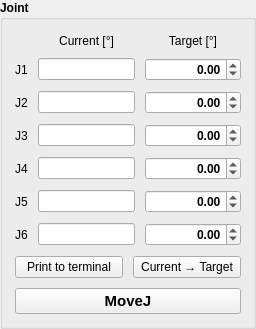
                  <widget class="QGroupBox" name="joint_groupBox">
                    <property name="font">
                      <font>
                        <bold>true</bold>
                      </font>
                    </property>
                    <property name="title">
                      <string>Joint</string>
                    </property>
                    <layout class="QGridLayout" name="jointGrid" columnstretch="0,1,1">
                      <property name="leftMargin">
                        <number>12</number>
                      </property>
                      <property name="topMargin">
                        <number>14</number>
                      </property>
                      <property name="rightMargin">
                        <number>12</number>
                      </property>
                      <property name="bottomMargin">
                        <number>12</number>
                      </property>
                      <property name="horizontalSpacing">
                        <number>10</number>
                      </property>
                      <property name="verticalSpacing">
                        <number>10</number>
                      </property>
                      <item row="0" column="1">
                        <widget class="QLabel" name="label_hdr_jnt_cur">
                          <property name="role" stdset="0">
                            <string>hdr</string>
                          </property>
                          <property name="font">
                            <font>
                              <bold>false</bold>
                            </font>
                          </property>
                          <property name="text">
                            <string>Current [°]</string>
                          </property>
                          <property name="alignment">
                            <set>Qt::AlignCenter</set>
                          </property>
                        </widget>
                      </item>
                      <item row="0" column="2">
                        <widget class="QLabel" name="label_hdr_jnt_tgt">
                          <property name="role" stdset="0">
                            <string>hdr</string>
                          </property>
                          <property name="font">
                            <font>
                              <bold>false</bold>
                            </font>
                          </property>
                          <property name="text">
                            <string>Target [°]</string>
                          </property>
                          <property name="alignment">
                            <set>Qt::AlignCenter</set>
                          </property>
                        </widget>
                      </item>
                      <item row="1" column="0">
                        <widget class="QLabel" name="label_j1">
                          <property name="role" stdset="0">
                            <string>cap</string>
                          </property>
                          <property name="font">
                            <font>
                              <bold>false</bold>
                            </font>
                          </property>
                          <property name="text">
                            <string>J1</string>
                          </property>
                        </widget>
                      </item>
                      <item row="1" column="1">
                        <widget class="QLineEdit" name="txt_Joint1">
                          <property name="readOnly">
                            <bool>true</bool>
                          </property>
                          <property name="alignment">
                            <set>Qt::AlignRight|Qt::AlignVCenter</set>
                          </property>
                        </widget>
                      </item>
                      <item row="1" column="2">
                        <widget class="QDoubleSpinBox" name="spin_Joint1">
                          <property name="minimum">
                            <double>-360.0</double>
                          </property>
                          <property name="maximum">
                            <double>360.0</double>
                          </property>
                          <property name="singleStep">
                            <double>5.0</double>
                          </property>
                          <property name="alignment">
                            <set>Qt::AlignRight|Qt::AlignVCenter</set>
                          </property>
                        </widget>
                      </item>
                      <item row="2" column="0">
                        <widget class="QLabel" name="label_j2">
                          <property name="role" stdset="0">
                            <string>cap</string>
                          </property>
                          <property name="font">
                            <font>
                              <bold>false</bold>
                            </font>
                          </property>
                          <property name="text">
                            <string>J2</string>
                          </property>
                        </widget>
                      </item>
                      <item row="2" column="1">
                        <widget class="QLineEdit" name="txt_Joint2">
                          <property name="readOnly">
                            <bool>true</bool>
                          </property>
                          <property name="alignment">
                            <set>Qt::AlignRight|Qt::AlignVCenter</set>
                          </property>
                        </widget>
                      </item>
                      <item row="2" column="2">
                        <widget class="QDoubleSpinBox" name="spin_Joint2">
                          <property name="minimum">
                            <double>-360.0</double>
                          </property>
                          <property name="maximum">
                            <double>360.0</double>
                          </property>
                          <property name="singleStep">
                            <double>5.0</double>
                          </property>
                          <property name="alignment">
                            <set>Qt::AlignRight|Qt::AlignVCenter</set>
                          </property>
                        </widget>
                      </item>
                      <item row="3" column="0">
                        <widget class="QLabel" name="label_j3">
                          <property name="role" stdset="0">
                            <string>cap</string>
                          </property>
                          <property name="font">
                            <font>
                              <bold>false</bold>
                            </font>
                          </property>
                          <property name="text">
                            <string>J3</string>
                          </property>
                        </widget>
                      </item>
                      <item row="3" column="1">
                        <widget class="QLineEdit" name="txt_Joint3">
                          <property name="readOnly">
                            <bool>true</bool>
                          </property>
                          <property name="alignment">
                            <set>Qt::AlignRight|Qt::AlignVCenter</set>
                          </property>
                        </widget>
                      </item>
                      <item row="3" column="2">
                        <widget class="QDoubleSpinBox" name="spin_Joint3">
                          <property name="minimum">
                            <double>-360.0</double>
                          </property>
                          <property name="maximum">
                            <double>360.0</double>
                          </property>
                          <property name="singleStep">
                            <double>5.0</double>
                          </property>
                          <property name="alignment">
                            <set>Qt::AlignRight|Qt::AlignVCenter</set>
                          </property>
                        </widget>
                      </item>
                      <item row="4" column="0">
                        <widget class="QLabel" name="label_j4">
                          <property name="role" stdset="0">
                            <string>cap</string>
                          </property>
                          <property name="font">
                            <font>
                              <bold>false</bold>
                            </font>
                          </property>
                          <property name="text">
                            <string>J4</string>
                          </property>
                        </widget>
                      </item>
                      <item row="4" column="1">
                        <widget class="QLineEdit" name="txt_Joint4">
                          <property name="readOnly">
                            <bool>true</bool>
                          </property>
                          <property name="alignment">
                            <set>Qt::AlignRight|Qt::AlignVCenter</set>
                          </property>
                        </widget>
                      </item>
                      <item row="4" column="2">
                        <widget class="QDoubleSpinBox" name="spin_Joint4">
                          <property name="minimum">
                            <double>-360.0</double>
                          </property>
                          <property name="maximum">
                            <double>360.0</double>
                          </property>
                          <property name="singleStep">
                            <double>5.0</double>
                          </property>
                          <property name="alignment">
                            <set>Qt::AlignRight|Qt::AlignVCenter</set>
                          </property>
                        </widget>
                      </item>
                      <item row="5" column="0">
                        <widget class="QLabel" name="label_j5">
                          <property name="role" stdset="0">
                            <string>cap</string>
                          </property>
                          <property name="font">
                            <font>
                              <bold>false</bold>
                            </font>
                          </property>
                          <property name="text">
                            <string>J5</string>
                          </property>
                        </widget>
                      </item>
                      <item row="5" column="1">
                        <widget class="QLineEdit" name="txt_Joint5">
                          <property name="readOnly">
                            <bool>true</bool>
                          </property>
                          <property name="alignment">
                            <set>Qt::AlignRight|Qt::AlignVCenter</set>
                          </property>
                        </widget>
                      </item>
                      <item row="5" column="2">
                        <widget class="QDoubleSpinBox" name="spin_Joint5">
                          <property name="minimum">
                            <double>-360.0</double>
                          </property>
                          <property name="maximum">
                            <double>360.0</double>
                          </property>
                          <property name="singleStep">
                            <double>5.0</double>
                          </property>
                          <property name="alignment">
                            <set>Qt::AlignRight|Qt::AlignVCenter</set>
                          </property>
                        </widget>
                      </item>
                      <item row="6" column="0">
                        <widget class="QLabel" name="label_j6">
                          <property name="role" stdset="0">
                            <string>cap</string>
                          </property>
                          <property name="font">
                            <font>
                              <bold>false</bold>
                            </font>
                          </property>
                          <property name="text">
                            <string>J6</string>
                          </property>
                        </widget>
                      </item>
                      <item row="6" column="1">
                        <widget class="QLineEdit" name="txt_Joint6">
                          <property name="readOnly">
                            <bool>true</bool>
                          </property>
                          <property name="alignment">
                            <set>Qt::AlignRight|Qt::AlignVCenter</set>
                          </property>
                        </widget>
                      </item>
                      <item row="6" column="2">
                        <widget class="QDoubleSpinBox" name="spin_Joint6">
                          <property name="minimum">
                            <double>-360.0</double>
                          </property>
                          <property name="maximum">
                            <double>360.0</double>
                          </property>
                          <property name="singleStep">
                            <double>5.0</double>
                          </property>
                          <property name="alignment">
                            <set>Qt::AlignRight|Qt::AlignVCenter</set>
                          </property>
                        </widget>
                      </item>
                      <item row="7" column="0" colspan="3">
                        <layout class="QHBoxLayout" name="jointActions">
                          <property name="spacing">
                            <number>10</number>
                          </property>
                          <item>
                            <widget class="QPushButton" name="btn_print_joint">
                              <property name="toolTip">
                                <string>Print current joint values (rad) to the terminal</string>
                              </property>
                              <property name="font">
                                <font>
                                  <bold>false</bold>
                                </font>
                              </property>
                              <property name="text">
                                <string>Print to terminal</string>
                              </property>
                            </widget>
                          </item>
                          <item>
                            <widget class="QPushButton" name="btn_apply_joint">
                              <property name="toolTip">
                                <string>Copy current joint values into the target fields</string>
                              </property>
                              <property name="font">
                                <font>
                                  <bold>false</bold>
                                </font>
                              </property>
                              <property name="text">
                                <string>Current → Target</string>
                              </property>
                            </widget>
                          </item>
                        </layout>
                      </item>
                      <item row="8" column="0" colspan="3">
                        <widget class="QPushButton" name="btn_moveJ">
                          <property name="toolTip">
                            <string>Plan and move to the target joint values</string>
                          </property>
                          <property name="font">
                            <font>
                              <pointsize>11</pointsize>
                              <bold>true</bold>
                            </font>
                          </property>
                          <property name="text">
                            <string>MoveJ</string>
                          </property>
                        </widget>
                      </item>
                    </layout>
                  </widget>
